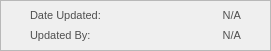
    <widget class="QFrame" name="basePopUpBodyFrame_5">
     <property name="geometry">
      <rect>
       <x>980</x>
       <y>590</y>
       <width>271</width>
       <height>51</height>
      </rect>
     </property>
     <property name="styleSheet">
      <string notr="true">#basePopUpBodyFrame_5 {
	background-color: rgb(247, 247, 247);
	border: 1px solid rgb(194, 194, 194);
	border-radius: 10px;
}</string>
     </property>
     <property name="frameShape">
      <enum>QFrame::Shape::StyledPanel</enum>
     </property>
     <property name="frameShadow">
      <enum>QFrame::Shadow::Raised</enum>
     </property>
     <widget class="QLabel" name="label_DateUpdated">
      <property name="geometry">
       <rect>
        <x>30</x>
        <y>0</y>
        <width>81</width>
        <height>31</height>
       </rect>
      </property>
      <property name="font">
       <font>
        <family>Arial</family>
        <pointsize>8</pointsize>
       </font>
      </property>
      <property name="styleSheet">
       <string notr="true">#label_DateUpdated{
	background-color:transparent;
	color:#4f4f4f;
}</string>
      </property>
      <property name="text">
       <string>Date Updated:</string>
      </property>
      <property name="alignment">
       <set>Qt::AlignmentFlag::AlignLeading|Qt::AlignmentFlag::AlignLeft|Qt::AlignmentFlag::AlignVCenter</set>
      </property>
     </widget>
     <widget class="QLabel" name="display_DateUpdated">
      <property name="geometry">
       <rect>
        <x>130</x>
        <y>0</y>
        <width>111</width>
        <height>31</height>
       </rect>
      </property>
      <property name="font">
       <font>
        <family>Arial</family>
        <pointsize>8</pointsize>
       </font>
      </property>
      <property name="styleSheet">
       <string notr="true">#display_DateUpdated{
	background-color:transparent;
	color:#4f4f4f;
}</string>
      </property>
      <property name="text">
       <string>N/A</string>
      </property>
      <property name="alignment">
       <set>Qt::AlignmentFlag::AlignRight|Qt::AlignmentFlag::AlignTrailing|Qt::AlignmentFlag::AlignVCenter</set>
      </property>
     </widget>
     <widget class="QLabel" name="display_UpdatedBy">
      <property name="geometry">
       <rect>
        <x>130</x>
        <y>20</y>
        <width>111</width>
        <height>31</height>
       </rect>
      </property>
      <property name="font">
       <font>
        <family>Arial</family>
        <pointsize>8</pointsize>
       </font>
      </property>
      <property name="styleSheet">
       <string notr="true">#display_UpdatedBy{
	background-color:transparent;
	color:#4f4f4f;
}</string>
      </property>
      <property name="text">
       <string>N/A</string>
      </property>
      <property name="alignment">
       <set>Qt::AlignmentFlag::AlignRight|Qt::AlignmentFlag::AlignTrailing|Qt::AlignmentFlag::AlignVCenter</set>
      </property>
     </widget>
     <widget class="QLabel" name="label_UpdatedBy">
      <property name="geometry">
       <rect>
        <x>30</x>
        <y>20</y>
        <width>81</width>
        <height>31</height>
       </rect>
      </property>
      <property name="font">
       <font>
        <family>Arial</family>
        <pointsize>8</pointsize>
       </font>
      </property>
      <property name="styleSheet">
       <string notr="true">#label_UpdatedBy{
	background-color:transparent;
	color:#4f4f4f;
}</string>
      </property>
      <property name="text">
       <string>Updated By:</string>
      </property>
      <property name="alignment">
       <set>Qt::AlignmentFlag::AlignLeading|Qt::AlignmentFlag::AlignLeft|Qt::AlignmentFlag::AlignVCenter</set>
      </property>
     </widget>
    </widget>
